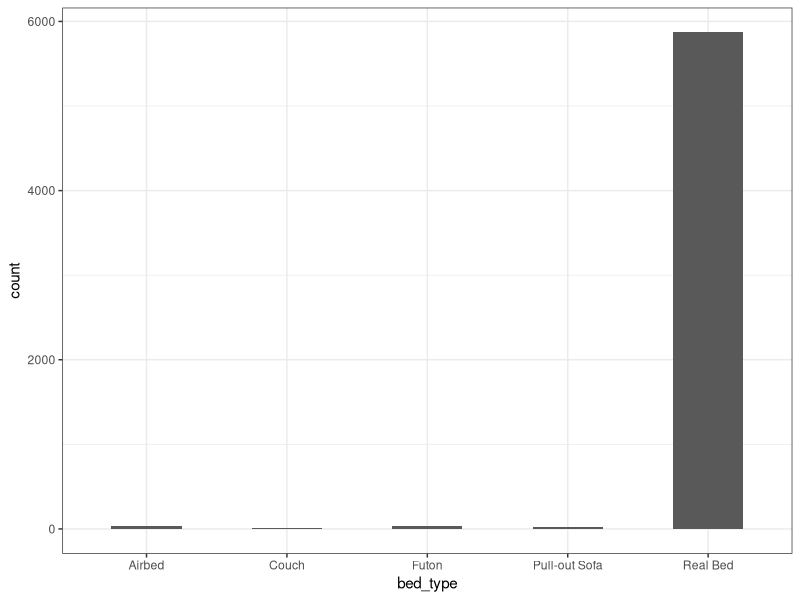
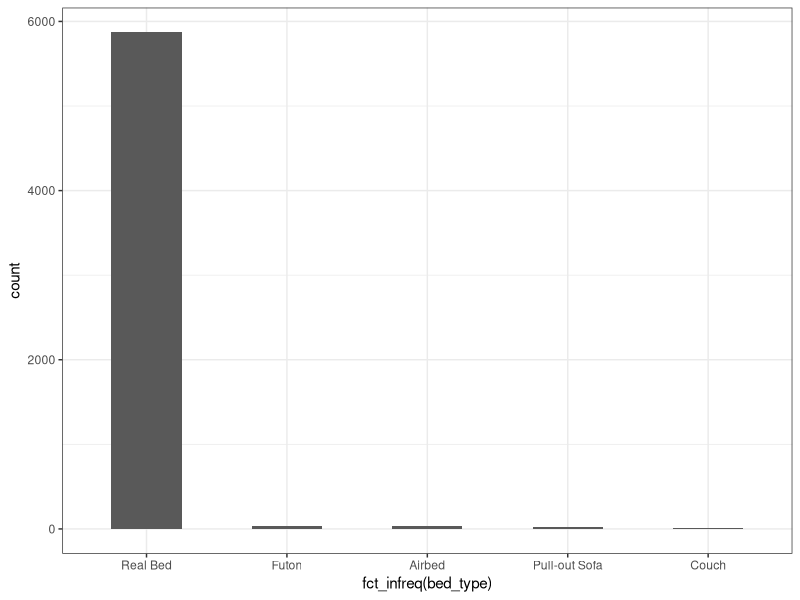
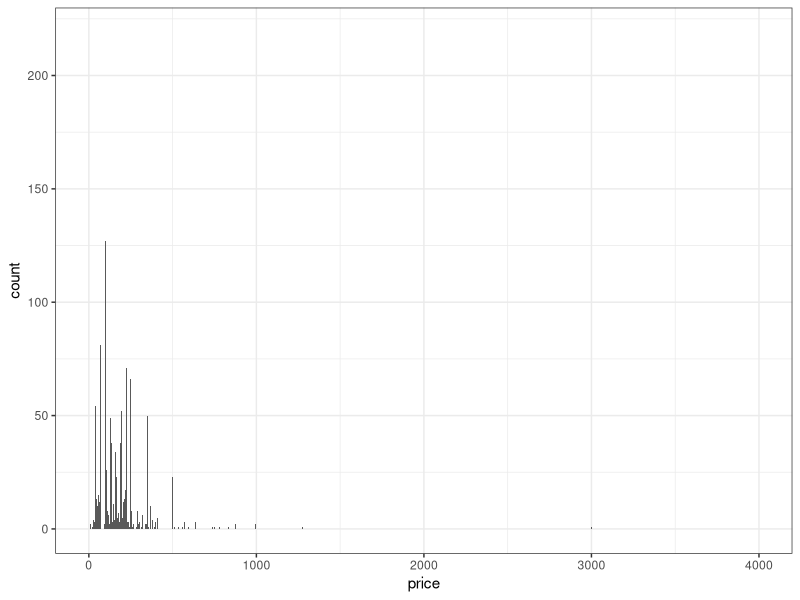
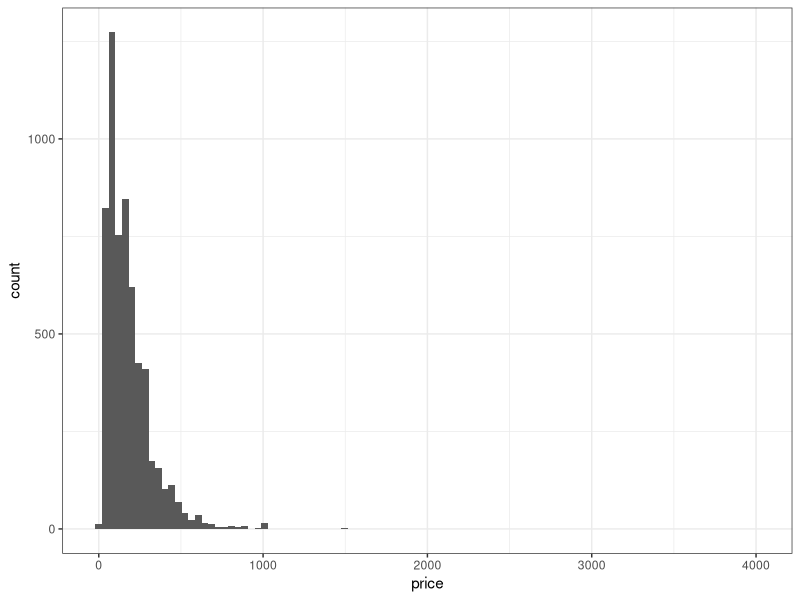
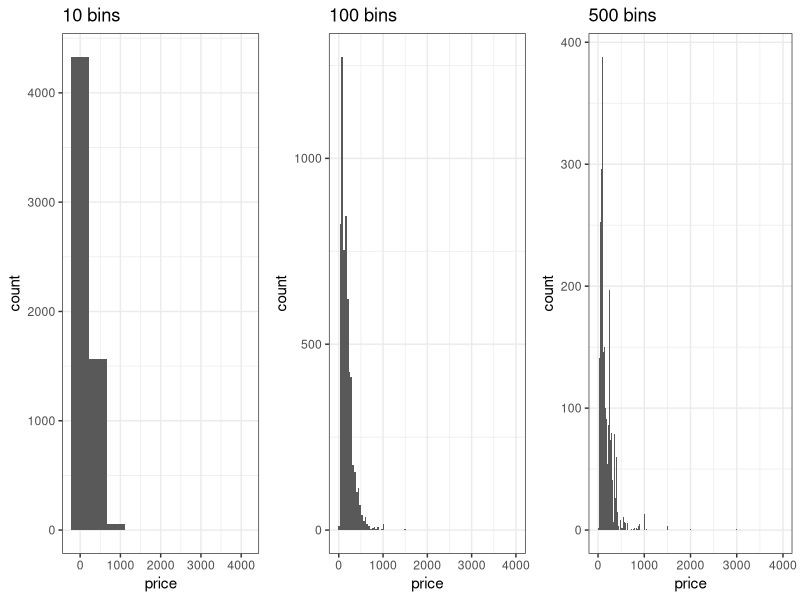
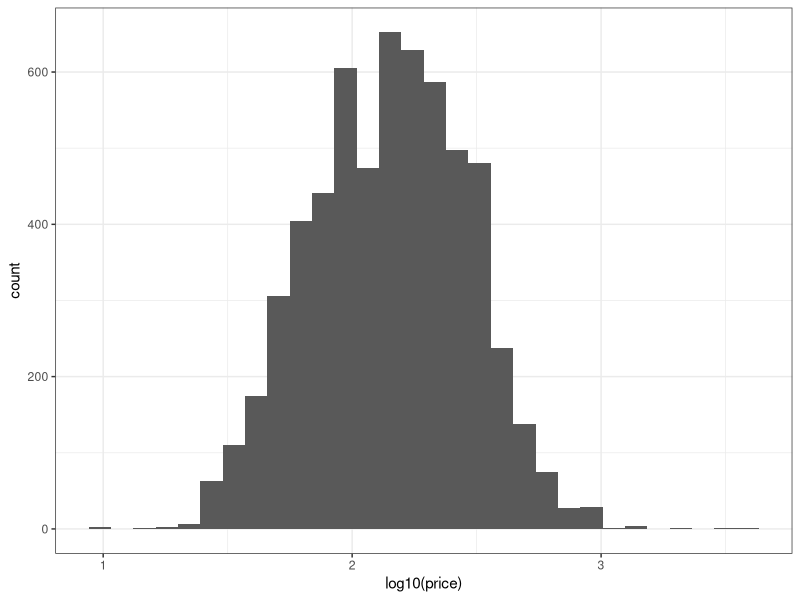
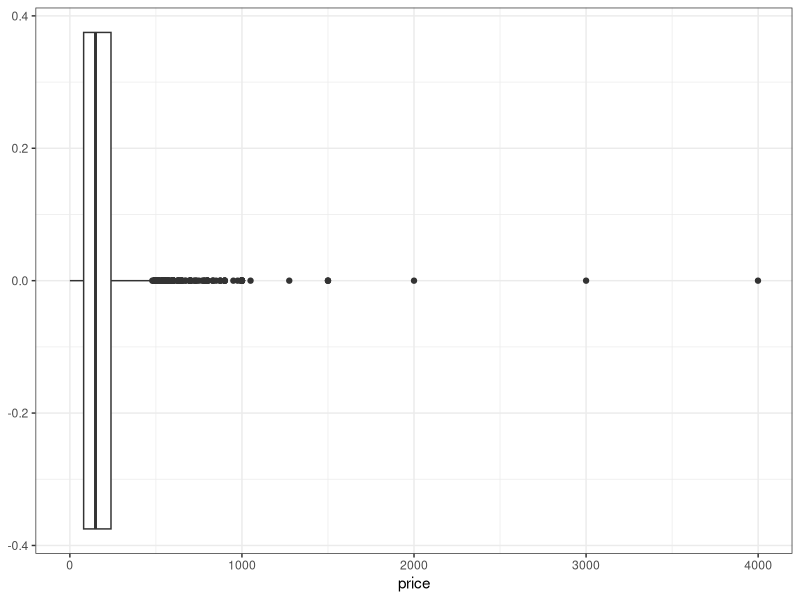
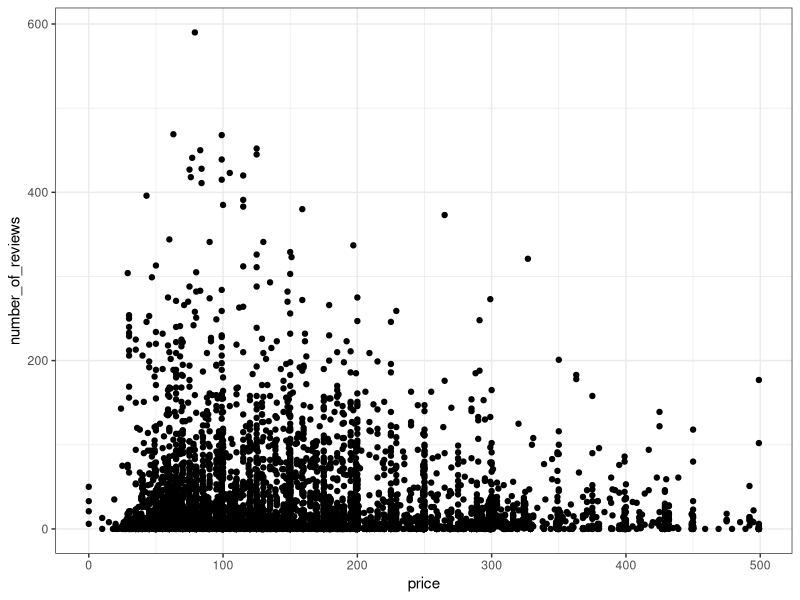

Here is the R script that generated these plots, in order:
## ---- chunk 1
knitr::opts_chunk$set(echo = TRUE)
## ---- chunk 2
library(tidyverse)
listings <- read_csv("data/Boston_listings.csv")
## ---- chunk 3
class(listings)
## ---- chunk 4
head(listings)
## ---- chunk 5
listings.df <- as.data.frame(listings)
class(listings.df)
head(listings.df)
## ---- chunk 6
dim(listings)
## ---- chunk 7
myvec <- 11:21
print(myvec)

## ---- chunk 8
myvec[1]
myvec[7:10]
myvec[c(1,8,11)]
## ---- chunk 9
mydf <- data.frame(v1=c(1,2,3),v2=c("A","B","C"))
print(mydf)
## ---- chunk 10
mydf[1,1]
mydf[1:3,1]
mydf[1,1:2]
## ---- chunk 11
str(listings[,1:4])
## ---- chunk 12
summary(listings[,c(5,6,12)])
## ---- chunk 13
table(listings$bed_type)
## ---- chunk 14
ggplot(data=listings,aes(x=bed_type))+geom_bar(width=0.5)+theme_bw()
## ---- chunk 15
ggplot(data=listings,aes(x=fct_infreq(bed_type)))+geom_bar(width=0.5)+theme_bw()
## ---- chunk 16
ggplot(data=listings,aes(x=price))+geom_bar()+theme_bw()
## ---- chunk 17
ggplot(data=listings,aes(x=price))+geom_histogram(bins=100)+theme_bw()
## ---- chunk 18
library(gridExtra)
p1 <- ggplot(data=listings,aes(x=price))+geom_histogram(bins=10)+theme_bw()+ggtitle("10 bins")
p2 <- ggplot(data=listings,aes(x=price))+geom_histogram(bins=100)+theme_bw()+ggtitle("100 bins")
p3 <- ggplot(data=listings,aes(x=price))+geom_histogram(bins=500)+theme_bw()+ggtitle("500 bins")
grid.arrange(p1,p2,p3,nrow=1)
## ---- chunk 19
ggplot(data=listings,aes(x=log10(price)))+geom_histogram(bins=30)+theme_bw()
## ---- chunk 20
ggplot(data=listings,aes(y=price))+geom_boxplot()+theme_bw()+coord_flip()
## ---- chunk 21
listings %>% filter(price<500) %>% 
ggplot(aes(x=price,y=number_of_reviews))+geom_point()+theme_bw()
## ---- chunk 22
listings %>% filter(price<500) %>% 
ggplot(aes(x=price,y=number_of_reviews))+geom_point(alpha=0.05)+theme_bw()
## ---- chunk 23
p1 <- listings %>% filter(price<100 & number_of_reviews<100) %>% 
ggplot(aes(x=price,y=number_of_reviews))+geom_point()+theme_bw()
p2 <- listings %>% filter(price<100 & number_of_reviews<100) %>% 
ggplot(aes(x=price,y=number_of_reviews))+geom_point(alpha=0.05)+theme_bw()
grid.arrange(p1,p2,nrow=1)
## ---- chunk 24
table(listings$room_type,listings$accommodates)
## ---- chunk 25
ggplot(data=listings, aes(x=accommodates,y=room_type))+geom_count()+theme_bw()
## ---- chunk 26
listings %>% group_by(room_type) %>% summarize(mean_price=mean(price),median_price=median(price))
## ---- chunk 27
ggplot(data=listings,aes(y=price,x=room_type))+geom_boxplot()+theme_bw()+coord_flip()
## ---- chunk 28
ggplot(data=listings,aes(y=price,x=reorder(room_type,price,mean)))+geom_boxplot()+theme_bw()+coord_flip()
## ---- chunk 29
ggplot(data=listings,aes(x=price))+geom_histogram(bins=50)+facet_grid(room_type~.)+theme_bw()
## ---- chunk 30
ggplot(data=listings,aes(x=price,color=room_type))+geom_freqpoly(size=1)+theme_bw()
## ---- chunk 31
ggplot(data=listings,aes(x=price,color=room_type))+geom_density(bw=10,size=1)+theme_bw()
## ---- chunk 32
#install.packages("GGally")
library(GGally)
## ---- chunk 33
listings %>% select(price,accommodates,review_scores_rating,room_type) %>% ggpairs() + theme_bw()
